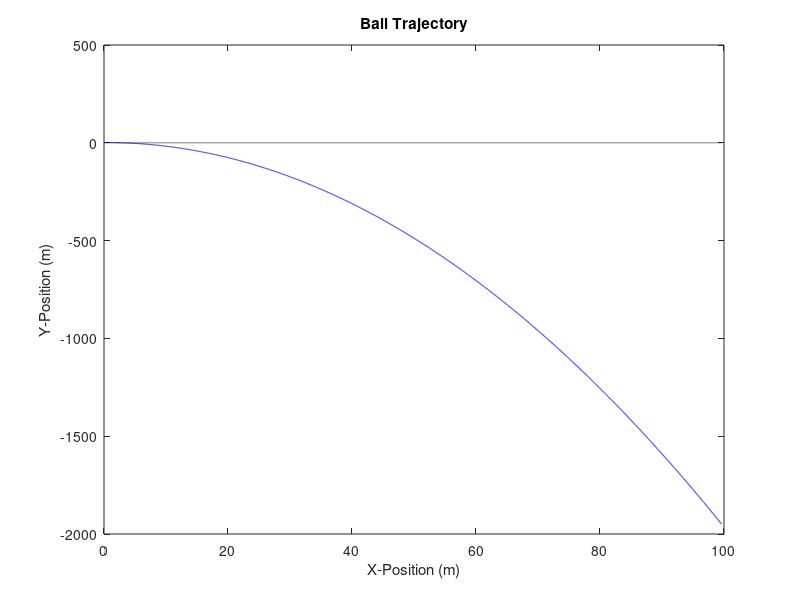

Recreate this plot in MATLAB.
%{
Henry Meyerson
109190761
CSCI 1320-112
Lab 2 - Plotting a Mathematical Equation
%}

clear
clear all
clc

%Constants
h = 1.5;        %meters
g = 9.8;        %meters / second
t = linspace(0,20,10000); %seconds

v = input('Initial Velocity: ');
a = input('Release Angle: ');

% Position Equations
x = v * cos(a * pi/180) * t;
y = h + (v * sin(a * pi/180) * t) - (0.5 * g * t.^2);

%When does the ball hit the ground
ground = find(y<0);
ground = ground(1);
fprintf('The ball hits the ground at a distance of %f meters. \n',x(ground))
fprintf('The ball hits the ground at a time of %f seconds. \n',t(ground))

%Base Line
xAxis = (x./x)*0;

%Plotting The Trajectory
figure();
plot(x,y,'-b',x,xAxis,'--k');
xlabel('X-Position (m)');
ylabel('Y-Position (m)');
title('Ball Trajectory');
%hold ON

print('done');
